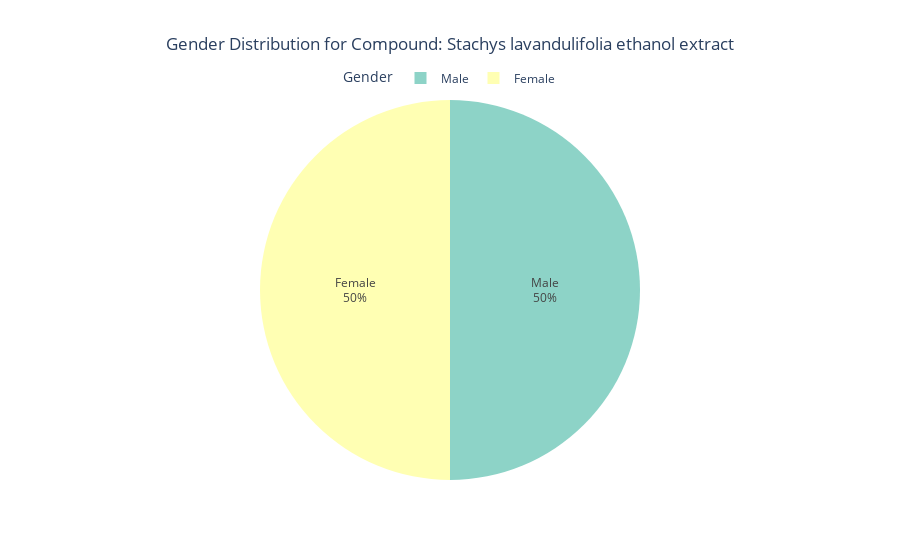

The code cell stored with this chart in its notebook:
### Markdown cell above
Create an interactive pie chart using Plotly

### Code cell
import plotly.express as px

plt.figure(figsize=(8, 5))

fig = px.pie(
    gender_distribution,
    values='count',
    names='gender',
    title=f'Gender Distribution for Compound: {highest_avg_lifespan_compound}',
    color_discrete_sequence=px.colors.qualitative.Set3
)

# Customize the layout for better readability
fig.update_traces(textposition='inside', textinfo='percent+label')
fig.update_layout(
    title_x=0.5,
    legend_title_text='Gender',
    legend=dict(
        orientation="h",
        yanchor="bottom",
        y=1.02,
        xanchor="center",
        x=0.5
    )
)

# Show the plot
fig.show()

### Figure 1 — Plotly figure (JSON) as saved in the notebook; plotly's stock layout.template omitted (floating-point values rounded to 4 significant figures)
{"data": [{"domain": {"x": [0, 1], "y": [0, 1]}, "hovertemplate": "gender=%{label}<br>count=%{value}<extra></extra>", "labels": ["Male", "Female"], "legendgroup": "", "name": "", "showlegend": true, "textinfo": "percent+label", "textposition": "inside", "type": "pie", "values": [2, 2]}], "layout": {"legend": {"orientation": "h", "title": {"text": "Gender"}, "tracegroupgap": 0, "x": 0.5, "xanchor": "center", "y": 1.02, "yanchor": "bottom"}, "piecolorway": ["rgb(141,211,199)", "rgb(255,255,179)", "rgb(190,186,218)", "rgb(251,128,114)", "rgb(128,177,211)", "rgb(253,180,98)", "rgb(179,222,105)", "rgb(252,205,229)", "rgb(217,217,217)", "rgb(188,128,189)", "rgb(204,235,197)", "rgb(255,237,111)"], "title": {"text": "Gender Distribution for Compound: Stachys lavandulifolia ethanol extract", "x": 0.5}}}
